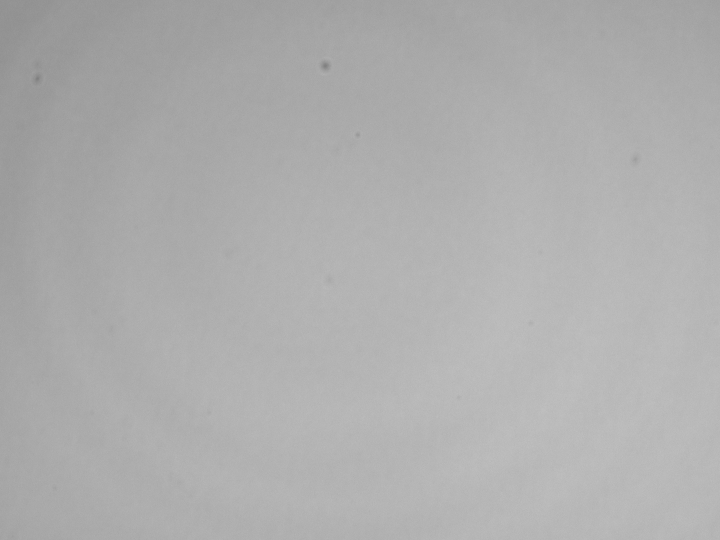
%> input picture Images/Bench_Images/4-6-22/noph-0deg.png, 1440 x 1080 px (shown at 1/2 size); the run also reads 2 pictures not shown here
$ octave data_4_6.m   (GNU Octave 9; MATLAB toolbox functions it lacks are replaced by stand-ins)
%> lines starting %> are read from the running program, lines starting %| are printed output that depends on the picture
### Data_Scripts/Data_Functions/open_im.m
function mat = open_im(filename)
    %convert a PNG into a double (0-1) array (grayscale).
    im = imread(filename);
%> im is the input picture: size 1080x1440x3 uint8; min 123, max 196, mean 173.9
    mat = im2double(rgb2gray(im));
end

### Data_Scripts/Data_Functions/image_data_struct.m
function hol = image_data_struct(image, angle)
%> called with angle = 0
    %create an image structure from an input intensity array. Specify the
    %relative angle for hologram reconstruction
    im_shape = size(image);
%> im_shape = [1080 1440]
    crop_params = bench_params(im_shape(1), im_shape(2));
    hol = struct('intensity', image, 'x', crop_params.x, ...
        'y', crop_params.y, 'angle', angle);
end

### Data_Scripts/Data_Functions/bench_params.m
function PARAMS = bench_params(num_x_pixels, num_y_pixels, NA)
%> called with num_x_pixels = 1080, num_y_pixels = 1440, NA = NaN
    arguments
        num_x_pixels
        num_y_pixels
        NA = 0.1
    end
    %get the bench parameters for the camera currently in use. Specify
    %number of pixels in each dimension and it will rescale it to the
    %appropriate units.
    %Measurements from the camera (units mm)
    dx = 3.45e-3; %mm
    dy = dx;
%     num_x_pixels = 1080;
%     num_y_pixels = 1440;
    L_x = dx * num_x_pixels;
%> L_x = 3.73
    L_y = dy * num_y_pixels;
%> L_y = 4.97
    X = -L_x/2:dx:L_x/2-dx;
%> X = 1080 values from -1.86 to 1.86
    Y = -L_y/2:dy:L_y/2-dy;
%> Y = 1440 values from -2.48 to 2.48

    PARAMS = struct;
    PARAMS.Lx = L_x;      %x side length of input image
%> PARAMS.Lx = 3.73
    PARAMS.Ly = L_y;      %y side length of input image
%> PARAMS.Ly = 4.97
    PARAMS.lambda = 490e-6; %wavelength
    PARAMS.Mx = num_x_pixels;        %x samples
%> PARAMS.Mx = 1080
    PARAMS.My = num_y_pixels;        %y samples
%> PARAMS.My = 1440
    PARAMS.NA = NA;        %numerical aperture
    PARAMS.x = X;
%> PARAMS.x = 1080 values from -1.86 to 1.86
    PARAMS.y = Y;
end

### Data_Scripts/Data_Functions/hol_from_data.m
function c_hologram = hol_from_data(image_struct_list)
    % create a complex valued hologram from an input array of
    % image_data_struct() structures. The structures must have an 'angle'
    % field to specify the relative angles between them.
    num_h = length(image_struct_list);
%> num_h = 3
    int_shape = size(image_struct_list(1).intensity);
%> int_shape = [1080 1440]
    angles = zeros(1, num_h);
    intensities = zeros(num_h, int_shape(1), int_shape(2));
    for i = 1:num_h
        angles(i) = image_struct_list(i).angle;
        intensities(i,:,:) = [image_struct_list(i).intensity];
    end
%> this loop made 3 passes
%> after the loop, angles = [0 1.05 2.09]
    h_sum = zeros(int_shape);
%> h_sum: size 1080x1440 double; every value is 0
    for i = 1:num_h
        prev_angle_idx = mod(i - 2 + num_h, num_h)+1;
        prev_angle = angles(prev_angle_idx);
        next_angle_idx = mod(i, num_h)+1;
        next_angle = angles(next_angle_idx);
        phase = exp(1i * prev_angle) - exp(1i * next_angle);
        h_sum = h_sum + squeeze(intensities(i,:,:)) .* phase;
    end
%> this loop made 3 passes
%> (prev_angle_idx, prev_angle, next_angle_idx, next_angle) on passes 1 to 3: (3, 2.09, 2, 1.05), (1, 0, 3, 2.09), (2, 1.05, 1, 0)
    c_hologram = struct('intensity', h_sum, 'x', ...
        image_struct_list(1).x, 'y', image_struct_list(1).y);
end

### MATLAB_functions/plot_im.m
function plot_im(image_struct, label, type, cax)
%> call 4 of plot_im, with label = 'abs(Complex Hologram)'
%> in plot_im (call 4), `plot_param = abs(image_struct.(field_type));`:
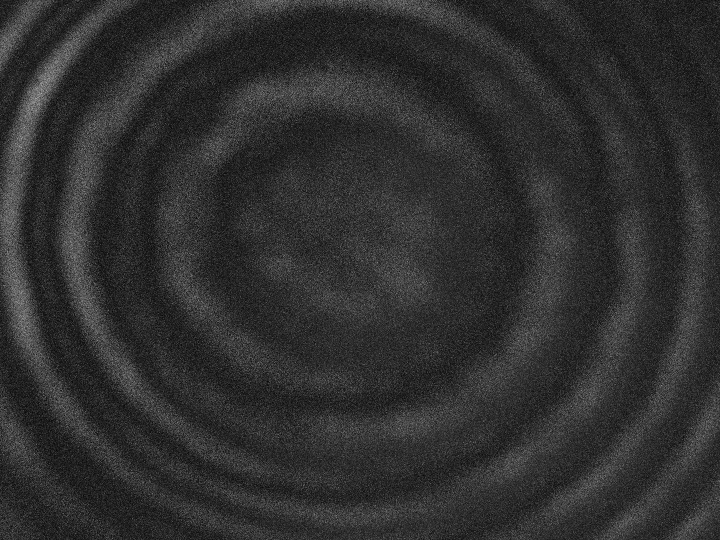
%> plot_param: size 1080x1440 double (shown at 1/2 size); min 0, max 0.119, mean 0.0225; drawn with min black and max white
    %{
    Quick function to plot a square B&W intensity plot. Supports plotting
    of structures with 'field' or 'intensity' argument. image_struct must
    also have an 'x' and 'y' argument for labeling the axes. Type can be
    either 'intensity', 'real', or 'imag'; to get different components of
    the image plane as needed.
    %}
    arguments
        image_struct %struct with an intensity plot
        label %title for the plot
        type = 'intensity'
        cax = 'auto' %limits for the colorbar (form is [min max])
    end
    if isfield(image_struct, 'intensity')
        field_type = 'intensity';
    elseif isfield(image_struct, 'field')
        field_type = 'field';
    else
        fprintf("Struct did not have an 'intensity' or 'field' field\n");
    end
    if isfield(image_struct, 'x')
        ax_x = 'x';
        ax_y = 'y';
    elseif isfield(image_struct, 'fx')
        ax_x = 'fx';
        ax_y = 'fy';
    else
        fprintf("Struct did not have an 'x' or 'fx' field\n");
    end
    if strcmp(type,'intensity') && strcmp(field_type,'intensity')
        plot_param = abs(image_struct.(field_type));
    elseif strcmp(type,'intensity') && strcmp(field_type,'field')
        plot_param = abs(image_struct.(field_type)).^2;
    elseif strcmp(type,'real')
        plot_param = real(image_struct.(field_type));
    elseif strcmp(type,'imag')
        plot_param = imag(image_struct.(field_type));
    else
        fprintf("Did not recognize plot type. Must be 'intensity', " + ...
            "'real, or 'imag'.");
    end
    imagesc(image_struct.(ax_x), image_struct.(ax_y), ...
        plot_param);
    title(label);
    axis('square');
    colormap('gray');
    caxis(cax);
    if strcmp(ax_x, 'x')
        xlabel("x (mm)");
        ylabel("y (mm)");
    elseif strcmp(ax_x, 'fx')
        xlabel("x (mm^-1)");
        ylabel("y (mm^-1)");
    end
    colorbar();
end

### MATLAB_functions/hologram3D.m
function hol3d_struct = hologram3D(hologram, z_vals, bench_params)
    %generate a rank-3 complex hologram by fresnel propagating along
    %z_vals (assumed to be evenly spaced)
    num_z = length(z_vals);
    hol_shape = size(hologram.intensity);
%> hol_shape = [1080 1440]
    hol3d = zeros(hol_shape(1), hol_shape(2), num_z);
    for i = 1:num_z
        hol3d(:,:,i) = fresnel_prop(hologram.intensity, ...
                                    z_vals(i), bench_params);
    end
    hol3d_struct = struct('intensity', hol3d, 'x', hologram.x, 'y', ...
                  hologram.y, 'z', z_vals);
end

### MATLAB_functions/hologram3D_to_frames.m
function F = hologram3D_to_frames(hologram_struct, label)
%> called with label = 'LED Through Pinhole'
    %Convert a 3D hologram into a Frames object, which can be used to
    %generate movies/scans of the resulting fresnel propagated image over
    %various z distances. (need to add z label on each frame for clarity)
    z_vals = hologram_struct.z;
%> z_vals = 50 values from -100 to 100
    x_vals = hologram_struct.x;
%> x_vals = 1080 values from -1.86 to 1.86
    x_size = size(x_vals);
%> x_size = [1 1080]
    x_label_idx = round(x_size(2) / 10);
%> x_label_idx = 108
    hol_max = max(abs(hologram_struct.intensity(:)));
%> hol_max = 0.105
    F(length(z_vals)) = struct('cdata',[],'colormap',[]);
    for i = 1:length(z_vals)
        X = abs(squeeze(hologram_struct.intensity(:,:,i)));
        imagesc(hologram_struct.x, hologram_struct.y, X./hol_max);
        colormap('gray');
        caxis([0 1]);
        axis('square');
        xlabel('x (mm)');
        ylabel('y (mm)');
        z_label = sprintf('z=%.2f', z_vals(i));
        title(label);
        text(x_vals(x_label_idx), x_vals(x_label_idx), ...
            z_label, 'BackgroundColor', 'white');
        colorbar();
        drawnow
        F(i) = getframe(gcf);
    end
end

### MATLAB_functions/fresnel_prop.m
function propped = fresnel_prop(im, zf, bench_params)
    %{
    Propagate an image (assumed to start in real space) a distance zf.
    %}
    arguments
        im %array that we want to propagate
        zf
        bench_params
    end
    H = fresnel_propagator(zf, bench_params.Lx, bench_params.Mx, ...
                            bench_params.Ly, bench_params.My, ...
                            bench_params.lambda);
    % Propagate
    ft = fftshift(fft2(im));
    proppedFt = ft .* H;
    propped = ifft2(ifftshift(proppedFt));
end

### MATLAB_functions/fresnel_propagator.m
function H = fresnel_propagator(z, Lx, Mx, Ly, My, lambda)
    arguments
        z % propagataion distance
        Lx = 250e-3
        Mx = 1024
        Ly = 250e-3
        My = 1024
        lambda = 490e-6
    end
    % Define Fresnel Propagtor
    dx = Lx/Mx;
    dy = Ly/My;
    % Define frequency axes
    fMax_x = 1/(2*dx);
    df_x = 1/Lx;
    fx = -fMax_x:df_x:fMax_x-df_x;
    fMax_y = 1/(2*dy);
    df_y = 1/Ly;
    fy = -fMax_y:df_y:fMax_y-df_y;
    [FX,FY] = meshgrid(fx,fy);
    H = exp(2i*pi*z/lambda) .* exp(-1i*pi*lambda*z*(FX.^2 + FY.^2));
end

### Data_Scripts/data_4_6.m
%Script to turn some bench images into an Fresnel hologram. Images are of
%the setup with (LP) and without (noLP) the first Linear Polarized LP1

addpath('../MATLAB_functions/'); %include helper functions
addpath('./Data_Functions/');

%Measurements from the camera (units mm)

base_folder = '../Images/Bench_Images/4-6-22/';
%tuned crop parameters to center the images
crop1 = [1 1080 1 1440];
%open images
im1 = open_im(strcat(base_folder, 'noph-0deg.png'));
im2 = open_im(strcat(base_folder, 'noph-60deg.png'));
im3 = open_im(strcat(base_folder, 'noph-120deg.png'));
% [5 lines of commented-out code are left out]
h1 = image_data_struct(crop(im1, crop1), 0);
h2 = image_data_struct(crop(im2, crop1), 1*pi/3);
h3 = image_data_struct(crop(im3, crop1), 2*pi/3);
%calculate relevant lengths based on the cropped image size
delta_y = crop1(2) - crop1(1) + 1;
delta_x = crop1(4) - crop1(3) + 1;
PARAMS  = bench_params(delta_x, delta_y);
%make complex holograms
c_hol = hol_from_data([h1 h2 h3]);
%make plots of the individual images + the complex hologram
flag_plot_hologram = true;
if flag_plot_hologram
    %noLP hologram plot
    hfig = figure('Name', 'LED Hologram Plot');
    pos = get(hfig,'position');
    %make plot window wider
    set(hfig,'position',pos.*[0.25 0.8 2.5 1.2]);
    subplot(2, 2, 1);
    plot_im(h1, 'Image 1: \theta = 0');
    subplot(2, 2, 2);
    plot_im(h2, 'Image 2: \theta = 2\pi/3');
    subplot(2, 2, 3);
    plot_im(h3, 'Image 3: \theta = 4\pi/3');
    subplot(2, 2, 4);
    plot_im(c_hol, "abs(Complex Hologram)");
end
flag_gen_3dhol = true;
if flag_gen_3dhol
    figure('Name', 'Generating Movie Scans')
    z_vals = linspace(-100, 100, 50); %focus seems to be ~-8mm
    %noLP 3D hologram focus ~-8.56mm (frame 145)
    data_hol_3d = hologram3D(c_hol, z_vals, PARAMS);
    %convert to movie frames
%> the run ends on the next line
    data_frames = hologram3D_to_frames(data_hol_3d, 'LED Through Pinhole');
% [57 lines not run here, left out]
function cropped = crop(im, crop_array)
    %return a cropped image based on input array of 4 indices
    cropped = im(crop_array(1):crop_array(2), ...
                 crop_array(3):crop_array(4));
end
